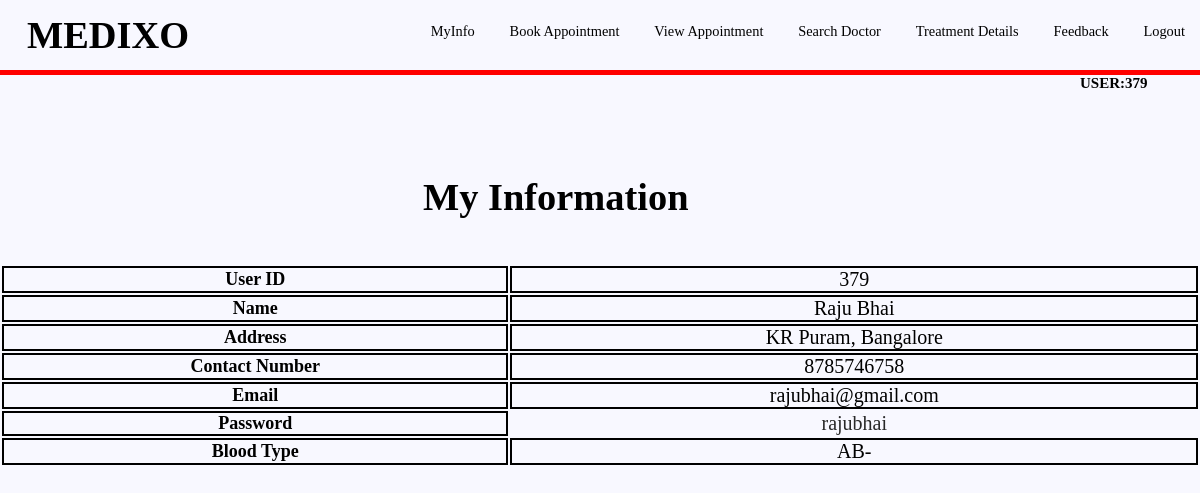
The app's page /presentaionlayer/patient/index.php (signed in) with its own data.
### tables this page shows
CREATE TABLE `patients` (
  `UserID` int(11) NOT NULL,
  `Name` varchar(255) NOT NULL,
  `Address` varchar(255) NOT NULL,
  `ContactNumber` varchar(40) NOT NULL,
  `Email` varchar(255) NOT NULL,
  `Password` varchar(255) NOT NULL,
  `Bloodtype` varchar(10) NOT NULL
);

### presentaionlayer/patient/index.php (the view, shortened to what this page needs)
<!DOCTYPE html>
<html>
<head>
	<link rel="stylesheet"  href="style22p.css">
</head>
<header>
	<h1>MEDIXO</h1>
		<nav>
		<ul>
			<li><a href=" index.php">MyInfo</a></li>
			<li><a href="bookapp.php">Book Appointment</a></li>
			<li><a href=" view.php">View Appointment</a></li>
			<li><a href=" searchdoctor.php">Search Doctor</a></li>
			<li><a href="treatment.php">Treatment Details</a></li>
			<li><a href="feedback.php">Feedback</a></li>
			<li><a href="../../applicationlayer/Doctorpatient.php">Logout</a></li>
		</ul>
	</nav>
</header>
<body >
	<h2 style="font-size: 15px;font-style: 'Times New Roman';margin-left: 90%">USER:<?php $userid=$_SESSION['UserID'];
	echo "$userid"; ?></h2>
	<h1 style="margin-left:35% ;margin-top:80px"   class="asd">My Information</h1>
<br>
		<?php
		$userid=$_SESSION['UserID'];
		$connection=mysqli_connect("localhost","root","","registration");
		$sql3=mysqli_query($connection,"SELECT  * FROM  patients WHERE UserID=('$userid') ") ;
		if(mysqli_num_rows($sql3)==0){
			echo "no rows returned";
		}
		else
		{
			while ($row3=mysqli_fetch_row($sql3)) { ?>
				<table class="table4">
		<tr>
			<th class="thh">User ID</th>
			<td class="thh"><?php echo "$row3[0]"; ?></td>
		</tr>
		<tr>
		<th class="thh">Name</th>
		<td class="thh"><?php echo "$row3[1]"; ?></td>
	</tr>
	<tr>
		<th class="thh">Address</th>
		<td class="thh"><?php echo "$row3[2]"; ?></td>
	</tr>
	<tr>
		<th class="thh">Contact Number</th>
		<td class="thh"><?php echo "$row3[3]"; ?></td>
	</tr>
	<tr>
		<th class="thh">Email</th>
		<td class="thh"><?php echo "$row3[4]"; ?></td>
	</tr>
	<tr>
		<th class="thh">Password</th>
		<td><?php echo "$row3[5]"; ?></td>
	</tr>
	<tr>
		<th class="thh">Blood Type</th>
		<td class="thh"><?php echo "$row3[6]"; ?></td>
		</tr>
				<?php	}
			echo "</table";
		}
		?>
</form>
</body>
</html>

### presentaionlayer/patient/style22p.css (style rules this page uses)
body,html { margin: 0; padding: 0; }
header { width: 100%; height: 70px; background-color: #F8F8FF; border: 5px solid red; border-top:none; border-right: none; border-left: none; border-radius: 0px 0px 0px 0px ; }
h1 { position: absolute; padding: 3px; float: left; margin-left: 2%; margin-top: 10px; font-family: 'Georgia',cursive; color: black; }
ul { width: auto; float: right; margin-top: 8px; }
li { display: inline-block; padding: 15px 15px; }
a { text-align: center; color: black; text-decoration: none; font-family: 'Rockwell',cursive; font-size: 1.2vw; }
* { margin: 0px; padding: 0px; }
body { font-size: 120%; background: #F8F8FF; }
th { background-color: white; color: black; width: auto; border: 1px solid black; border-collapse: separate; border-top: none; border-left: none; border-right: none; font-family: 'Times New Roman'; font-size: 18px; border-radius: 0px 0px 0px 0px ; }
tr:nth-child(even) { background-color: #f2f2f2; width: auto; }
.table4 { width: 100%; color: #282828; font-family: 'Times New Roman'; font-size: 20px; text-align: center; margin-top:150px; padding: 0; }
tr { background-color: #F8F8FF; font-style: 'Times New Roman' }
th { background-color: #F8F8FF; color: black; font-style: 'Times New Roman'; }
.thh { background-color: #F8F8FF; color: black; border:2px solid black; border-collapse: separate;; font-style: 'Times New Roman'; }
tr:nth-child(even) { background-color: #F8F8FF; }

### records on screen
patients: UserID "379", Name "Raju Bhai", Address "KR Puram, Bangalore", ContactNumber "8785746758", Email "rajubhai@gmail.com", Password "rajubhai", Bloodtype "AB-"

### other values on screen
$userid "379"
